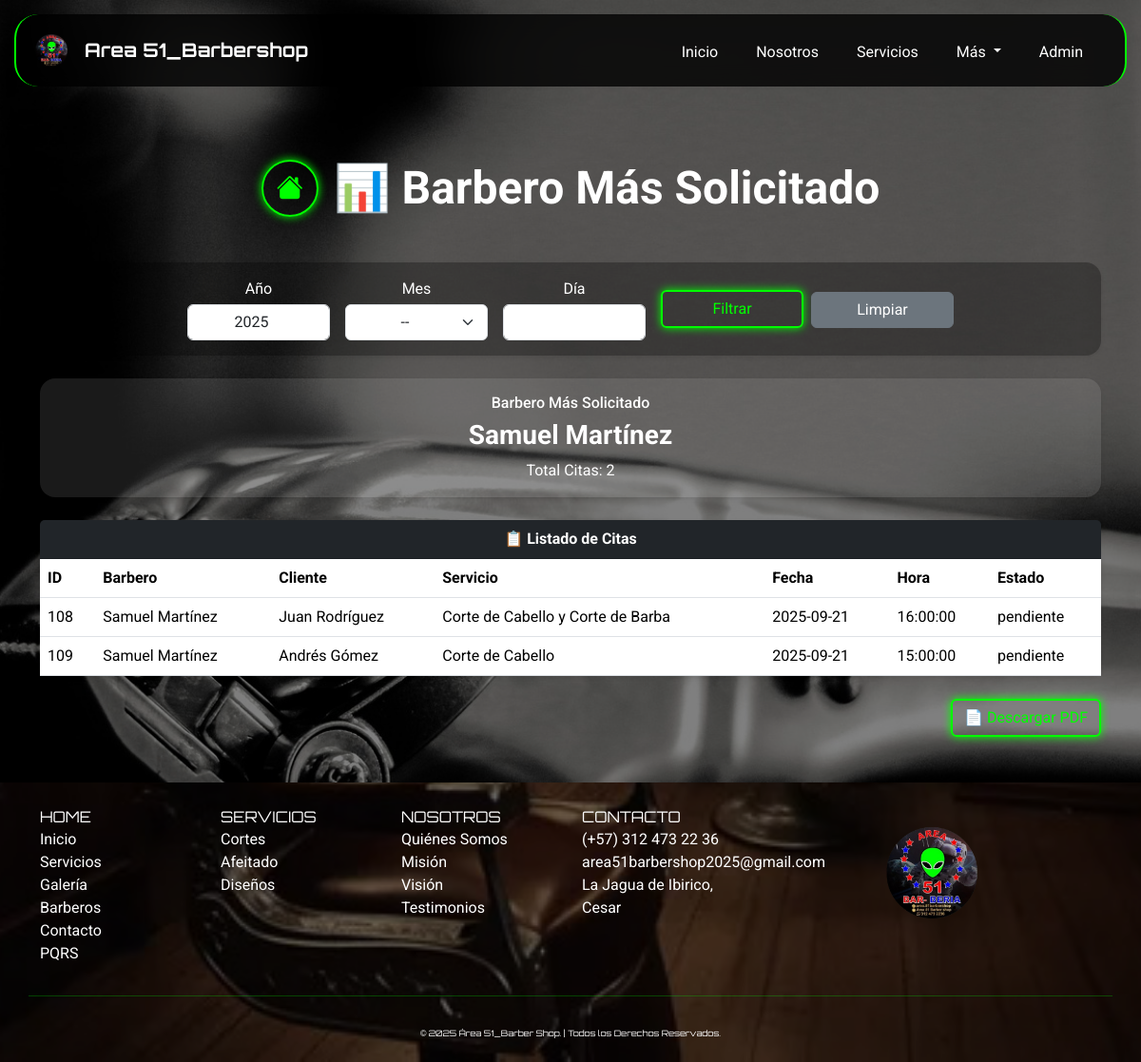
Page /index.php?page=reportes_barberos (signed in) on the earlier database version.
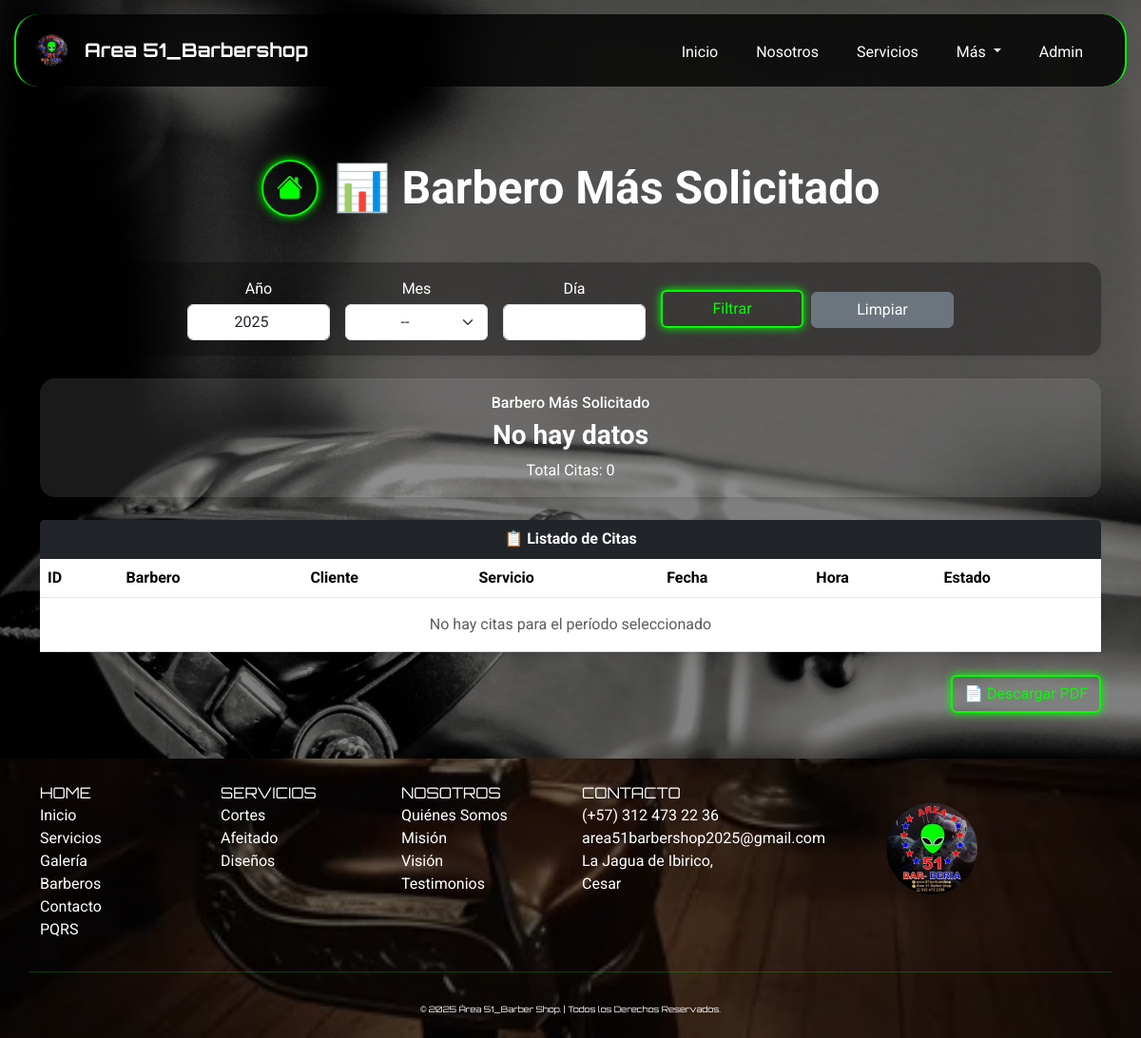
Same page on the later database version.
### tables this page shows
CREATE TABLE `citas` (
  `id_cita` int(11) NOT NULL AUTO_INCREMENT,
  `id_cliente` int(11) NOT NULL,
  `id_barbero` int(11) NOT NULL,
  `id_servicio` int(11) NOT NULL,
  `img_servicio` varchar(255) DEFAULT NULL,
  `fecha_cita` date NOT NULL,
  `hora_cita` time NOT NULL,
  `estado` enum('pendiente','confirmada','cancelada','realizada') DEFAULT 'pendiente',
  `fecha_creacion` timestamp NOT NULL DEFAULT current_timestamp(),
  PRIMARY KEY (`id_cita`),
  KEY `fk_citas_clientes` (`id_cliente`),
  KEY `fk_citas_barberos` (`id_barbero`),
  KEY `fk_citas_servicios` (`id_servicio`),
  CONSTRAINT `fk_citas_clientes` FOREIGN KEY (`id_cliente`) REFERENCES `clientes` (`id_cliente`) ON DELETE CASCADE ON UPDATE CASCADE,
  CONSTRAINT `fk_citas_barberos` FOREIGN KEY (`id_barbero`) REFERENCES `barberos` (`id_barbero`) ON DELETE CASCADE ON UPDATE CASCADE,
  CONSTRAINT `fk_citas_servicios` FOREIGN KEY (`id_servicio`) REFERENCES `servicios` (`id_servicio`) ON DELETE CASCADE ON UPDATE CASCADE
);

CREATE TABLE `barberos` (
  `id_barbero` int(11) NOT NULL AUTO_INCREMENT,
  `img_barberos` varchar(255) DEFAULT NULL,
  `nombre` varchar(100) NOT NULL,
  `especialidad` varchar(500) NOT NULL,
  `telefono` varchar(20) DEFAULT NULL,
  `email` varchar(100) DEFAULT NULL,
  `fecha_contratacion` date DEFAULT NULL,
  PRIMARY KEY (`id_barbero`)
);

CREATE TABLE `clientes` (
  `id_cliente` int(11) NOT NULL AUTO_INCREMENT,
  `nombre` varchar(100) NOT NULL,
  `apellido` varchar(100) NOT NULL,
  `telefono` varchar(20) DEFAULT NULL,
  `correo` varchar(150) DEFAULT NULL,
  `fecha_registro` timestamp NOT NULL DEFAULT current_timestamp(),
  PRIMARY KEY (`id_cliente`)
);

CREATE TABLE `servicios` (
  `id_servicio` int(11) NOT NULL AUTO_INCREMENT,
  `img_servicio` varchar(255) DEFAULT NULL,
  `nombre` varchar(100) NOT NULL,
  `descripcion` text DEFAULT NULL,
  `precio` decimal(10,2) DEFAULT NULL,
  `observacion` varchar(255) DEFAULT NULL,
  PRIMARY KEY (`id_servicio`)
);

### app/views/reportes/reportes_barberos.php (the view, shortened to what the changed rows need)
<?php
require_once __DIR__ . '/../../../config/database.php';
$anio = $_GET['anio'] ?? date('Y');
$mes  = $_GET['mes'] ?? '';
$dia  = $_GET['dia'] ?? '';
$condiciones = [];
$params = [];
if (!empty($anio)) {
    $condiciones[] = "YEAR(c.fecha_cita) = :anio";
    $params[':anio'] = $anio;
}
$where = $condiciones ? "WHERE " . implode(" AND ", $condiciones) : "";
$sqlBarbero = "SELECT b.nombre AS barbero, COUNT(c.id_cita) AS total_citas
               FROM citas c
               INNER JOIN barberos b ON c.id_barbero = b.id_barbero
               $where
               GROUP BY c.id_barbero
               ORDER BY total_citas DESC
               LIMIT 1";
$stmt = $db->prepare($sqlBarbero);
$stmt->execute($params);
$barberoSolicitado = $stmt->fetch(PDO::FETCH_ASSOC);
$barberoNombre = $barberoSolicitado['barbero'] ?? 'No hay datos';
$barberoCitas = $barberoSolicitado['total_citas'] ?? 0;
$sqlCitas = "SELECT
                c.id_cita,
                b.nombre AS barbero,
                cl.nombre AS cliente_nombre,
                cl.apellido AS cliente_apellido,
                s.nombre AS servicio,
                c.fecha_cita,
                c.hora_cita,
                c.estado
             FROM citas c
             INNER JOIN barberos b ON c.id_barbero = b.id_barbero
             INNER JOIN clientes cl ON c.id_cliente = cl.id_cliente
             INNER JOIN servicios s ON c.id_servicio = s.id_servicio
             $where
             ORDER BY c.fecha_cita DESC, c.hora_cita DESC";
$stmt = $db->prepare($sqlCitas);
$stmt->execute($params);
$citas = $stmt->fetchAll(PDO::FETCH_ASSOC);
?>
<body>
    <div class="container py-5" style="margin-top:20px;">
        <div class="d-flex flex-column flex-md-row align-items-center justify-content-center gap-3 mb-5 text-center text-md-start" style="margin-top:100px;">
            <a href="index.php?page=reportes" class="btn btn-neon d-flex justify-content-center align-items-center rounded-circle mb-3 mb-md-0" style="width: 60px; height: 60px;">
                <i class="bi bi-house-fill fs-3"></i>
            </a>
            <h1 class="fw-bold display-5 text-white mb-0">📊 Barbero Más Solicitado</h1>
        </div>
        <form method="GET" action="index.php" class="d-flex justify-content-center align-items-center gap-3 mb-4 shadow-sm border-0 rounded-4 p-3" style="background: rgba(0,0,0,0.3); flex-wrap: wrap;">
            <?php $ancho = '150px'; ?>
            <div class="d-flex flex-column align-items-center">
                <label class="form-label text-white mb-1">Año</label>
                <input type="number" name="anio" class="form-control text-center" style="width: <?= $ancho ?>;" value="<?= htmlspecialchars($anio) ?>">
            </div>
            <div class="d-flex flex-column align-items-center">
                <label class="form-label text-white mb-1">Mes</label>
                <select name="mes" class="form-select text-center" style="width: <?= $ancho ?>;">
                    <option value="">--</option>
                </select>
            </div>
            <div class="d-flex flex-column align-items-center">
                <label class="form-label text-white mb-1">Día</label>
                <input type="number" name="dia" min="1" max="31" class="form-control text-center" style="width: <?= $ancho ?>;" value="<?= htmlspecialchars($dia) ?>">
            </div>
            <div class="d-flex gap-2 align-items-end">
                <button type="submit" class="btn btn-neon" style="width: <?= $ancho ?>;">Filtrar</button>
                <a href="index.php?page=reportes_barberos" class="btn btn-secondary" style="width: <?= $ancho ?>;">Limpiar</a>
            </div>
        </form>
        <div class="row g-4 mb-4">
            <div class="col-md-12">
                <div class="card text-center shadow-sm border-0 rounded-4">
                    <div class="card-body">
                        <h6 class="text-white">Barbero Más Solicitado</h6>
                        <h3 class="fw-bold text-white"><?= htmlspecialchars($barberoNombre) ?></h3>
                        <p class="text-white mb-0">Total Citas: <?= $barberoCitas ?></p>
                    </div>
                </div>
            </div>
        </div>
        <div class="card shadow-sm border-0 rounded-4 mb-4">
            <div class="card-header bg-dark text-white fw-bold text-center">
                📋 Listado de Citas
            </div>
            <div class="card-body p-0">
                <div class="table-responsive">
                    <table class="table bg-dark table-hover align-middle mb-0">
                        <thead class="bg-dark">
                            <tr>
                                <th>ID</th>
                                <th>Barbero</th>
                                <th>Cliente</th>
                                <th>Servicio</th>
                                <th>Fecha</th>
                                <th>Hora</th>
                                <th>Estado</th>
                            </tr>
                        </thead>
                        <tbody>
                            <?php if (!empty($citas)): ?>
                                <?php foreach ($citas as $cita): ?>
                                    <tr>
                                        <td><?= $cita['id_cita'] ?></td>
                                        <td><?= htmlspecialchars($cita['barbero']) ?></td>
                                        <td><?= htmlspecialchars($cita['cliente_nombre'].' '.$cita['cliente_apellido']) ?></td>
                                        <td><?= htmlspecialchars($cita['servicio']) ?></td>
                                        <td><?= $cita['fecha_cita'] ?></td>
                                        <td><?= $cita['hora_cita'] ?></td>
                                        <td><?= $cita['estado'] ?></td>
                                    </tr>
                                <?php endforeach; ?>
                            <?php else: ?>
                                <tr>
                                    <td colspan="7" class="text-center text-muted py-3">No hay citas para el período seleccionado</td>
                                </tr>
                            <?php endif; ?>
                        </tbody>
                    </table>
                </div>
            </div>
        </div>
        <div class="d-flex justify-content-end">
            <a href="app/views/reportes/generar_pdf_barbero.php?anio=<?= urlencode($anio) ?>&mes=<?= urlencode($mes) ?>&dia=<?= urlencode($dia) ?>"
            target="_blank"
            class="btn btn-neon">
            📄 Descargar PDF
            </a>
        </div>
    </div>
<main>

Differences in the rows shown:
removed citas: id_cita "108", id_barbero.nombre "Samuel Martínez", id_cliente.apellido "Juan Rodríguez", id_servicio.nombre "Corte de Cabello y Corte de Barba", fecha_cita "2025-09-21", hora_cita "16:00:00", estado "pendiente"
removed citas: id_cita "109", id_barbero.nombre "Samuel Martínez", id_cliente.apellido "Andrés Gómez", id_servicio.nombre "Corte de Cabello", fecha_cita "2025-09-21", hora_cita "15:00:00", estado "pendiente"
Other differences:
$barberoNombre: "Samuel Martínez" → "No hay datos"
$barberoCitas: "2" → "0"
text now shown: "No hay citas para el período seleccionado"
